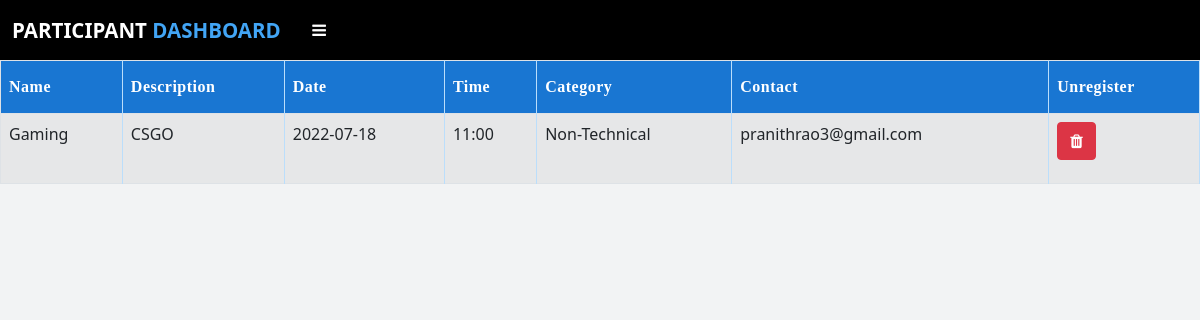
The app's page /participant_registered_event (signed in) with its own data.
### app.py (models this page shows, shortened)
class Event(db.Model):
    id = db.Column(db.Integer,primary_key=True)
    name = db.Column(db.String(50),nullable=False)
    description = db.Column(db.String(255),nullable=False)
    date = db.Column(db.String(50), nullable=False)
    time = db.Column(db.String(50), nullable=False)
    category = db.Column(db.String(50),nullable=False)
    coorg_mail = db.Column(db.String(80),db.ForeignKey('coorganizer.email'))
    org_id = db.Column(db.Integer,db.ForeignKey('organizer.id'))
    participant_id=db.relationship('Participant',cascade="all,delete",backref='participants')
    judge_event_id=db.relationship('Judge',cascade="all,delete",backref='ownersj')
    part_event_id=db.relationship('Plist',cascade="all,delete",backref='ownersjp')

### app.py (the view)
@app.route("/participant_registered_event")
def participant_registered_event():
    if 'participant' in session:
        event_names = []
        par_data = Plist.query.filter_by(part_id=session['participant_id']).all()
        for i in par_data:
            data1 = Event.query.filter_by(id = i.event_id).first()
            event_names.append(data1)
        return render_template('participant_registered_event.html',data=event_names)
    else:
        flash("Session Expired","error")
        return redirect(url_for('participantlog'))

### templates/participant_registered_event.html (shortened to what this page needs)
{% extends "participant_layout.html" %}
{% block head %} {{ super() }}
{% endblock %}
{% block content %} {% if data %}
<div class="table-responsive">
  <table class="table table-striped table-bordered">
    <thead class="thead-dark">
      <tr>
        <th scope="col">Name</th>
        <th scope="col">Description</th>
        <th scope="col">Date</th>
        <th scope="col">Time</th>
        <th scope="col">Category</th>
        <th scope="col">Contact</th>
        <th scope="col">Unregister</th>
      </tr>
    </thead>
    <tbody>
      {% for i in data %}
      <tr>
        <td>{{i.name}}</td>
        <td>{{i.description}}</td>
        <td>{{i.date}}</td>
        <td>{{i.time}}</td>
        <td>{{i.category}}</td>
        <td>{{i.coorg_mail}}</td>
        <td>
          <a onclick="unregister('{{ i.id }}')"
            ><button class="btn btn-danger" type="submit" name="del">
              <i class="fa fa-trash"></i></button
          ></a>
        </td>
      </tr>
      {% endfor %}{% else %}
      <h2 class="text-center mt-5 fw-bold text-uppercase">
        No Events Registered
      </h2>
      {% endif %}
    </tbody>
  </table>
</div>
{% endblock %}

### templates/participant_registered_event.html (style rules this page uses)
table { font-family: "Roboto" sans-serif; border-collapse: collapse; width: 100%; }
.table th { padding-top: 14px; padding-bottom: 14px; text-align: left; background-color: #1976d2; color: white; letter-spacing: 0.5px; user-select: none; border-right: 0.5px solid #bbdefb; font-family: Bahnschrift SemiBold; }
table td { border-right: 0.5px solid #bbdefb; height: 70px; }
table td, table th { border-bottom: 0.5px solid #bbdefb; }

### templates/participant_layout.html (style rules this page uses)
body { font-family: "Roboto" sans-serif; background-color: #f2f3f4; }
* { margin: 0; padding: 0; text-decoration: none; list-style: none; }

### records on screen
Event: name "Gaming", description "CSGO", date "2022-07-18", time "11:00", category "Non-Technical", coorg_mail "pranithrao3@gmail.com"
